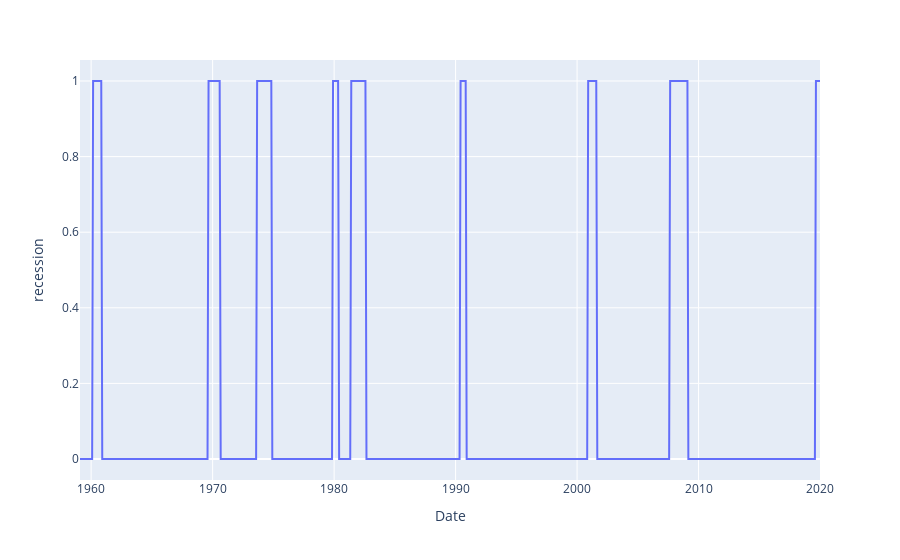

Here is the notebook cell this chart was saved with:
### Code cell
px.line(data, x= data.index, y='recession')

### Figure 1 — Plotly figure (JSON) as saved in the notebook; plotly's stock layout.template omitted (floating-point values rounded to 4 significant figures; data arrays with more than 128 entries replaced by an {"elided": "..."} marker saying what was removed)
{"data": [{"hovertemplate": "Date=%{x}<br>recession=%{y}<extra></extra>", "legendgroup": "", "line": {"color": "#636efa", "dash": "solid"}, "mode": "lines", "name": "", "orientation": "v", "showlegend": false, "type": "scatter", "x": {"elided": "732 str values"}, "xaxis": "x", "y": {"elided": "732 int values"}, "yaxis": "y"}], "layout": {"legend": {"tracegroupgap": 0}, "margin": {"t": 60}, "xaxis": {"anchor": "y", "domain": [0, 1], "title": {"text": "Date"}}, "yaxis": {"anchor": "x", "domain": [0, 1], "title": {"text": "recession"}}}}
